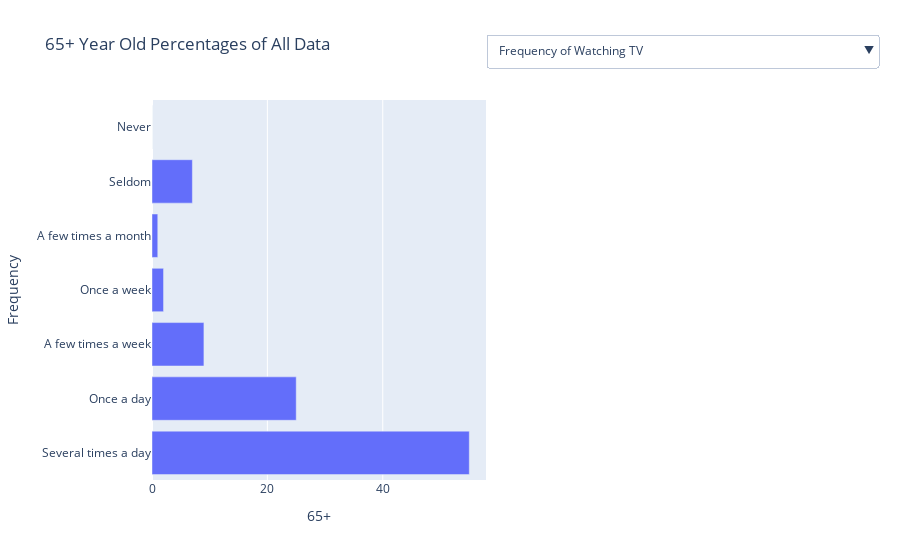

Here is the notebook cell this chart was saved with:
### Code cell
fig7 = px.bar(ygfreqtv_df, x = '65+', y = 'Frequency', title = "65+ Year Old Percentages of All Data")
button1 = {'method': 'update',
          'label': 'Frequency of Watching TV'    ,
          'args': [
              {'y': [ygfreqtv_df['Frequency']]   },
              { 'yaxis.title': 'Frequency'  },
              ]
          } 
button2 = {'method': 'update',
          'label': 'Cable Subscription'    ,
          'args': [
              {'y': [ygcabsub_df['Responses']]   },
              { 'yaxis.title': 'Responses'  },
              ]
          } 
button3 = {'method': 'update',
          'label': 'Uses Streaming'    ,
          'args': [
              {'y': [ygstreamuse_df['Responses']]   },
              { 'yaxis.title': 'Responses'  },
              ]
          } 
button4 = {'method': 'update',
          'label': 'TV Genres Enjoyed'    ,
          'args': [
              {'y': [ygtvgen_df['Preference']]   },
              { 'yaxis.title': 'Preference'  },
              ]
          } 
button5 = {'method': 'update',
          'label': 'Frequency of Watching TV with No Sound'    ,
          'args': [
              {'y': [ygtvnosound_df['Frequency']]   },
              { 'yaxis.title': 'Frequency'  },
              ]
          } 
button6 = {'method': 'update',
          'label': 'Watching TV with Subtitles in Native Language'    ,
          'args': [
              {'y': [ygtvsubnat_df['Preference']]   },
              { 'yaxis.title': 'Preference'  },
              ]
          }
button7 = {'method': 'update',
          'label': 'Reasons for Using Subtitles'    ,
          'args': [
              {'y': [ygsubreason_df['Responses']]   },
              { 'yaxis.title': 'Responses'  },
              ]
          }
button8 = {'method': 'update',
          'label': 'Frequency of Watching TV with Subtitles'    ,
          'args': [
              {'y': [ygtvfrqsub_df['Frequency']]   },
              { 'yaxis.title': 'Frequency'  },
              ]
          }
button9 = {'method': 'update',
          'label': 'Reasons for Not Using Subtitles'    ,
          'args': [
              {'y': [ygnosubreason_df['Responses']]   },
              { 'yaxis.title': 'Responses'  },
              ]
          }
button10 = {'method': 'update',
          'label': 'Frequency of Watching TV with Subtitles'    ,
          'args': [
              {'y': [ygsubdub_df['Preference']]   },
              { 'yaxis.title': 'Preference for Dub or Sub for Watching TV in a Foreign Language'  },
              ]
          }
button11 = {'method': 'update',
          'label': 'Like TV or Movies More'    ,
          'args': [
              {'y': [ygliketvmov_df['Preference']]   },
              { 'yaxis.title': 'Like TV or Movies More'  },
              ]
          }
button12 = {'method': 'update',
          'label': 'Satisfaction with Streaming Interface'    ,
          'args': [
              {'y': [ygstreamface_df['Satisfaction']]   },
              { 'yaxis.title': 'Satisfaction'  },
              ]
          }
button13 = {'method': 'update',
          'label': 'Speed Watching Option'    ,
          'args': [
              {'y': [ygoptspeed_df['Responses']]   },
              { 'yaxis.title': 'Speed Watching Option'  },
              ]
          }
button14 = {'method': 'update',
          'label': 'Would you try Speed Watching?'    ,
          'args': [
              {'y': [ygspeedwatch_df['Experiences']]   },
              { 'yaxis.title': 'Would you try Speed Watching?'  },
              ]
          }
button15 = {'method': 'update',
          'label': 'Likelihood of New Content Being Produced in Foreign Country'    ,
          'args': [
              {'y': [ygchangescountry_df['Likelihood']]   },
              { 'yaxis.title': 'Likelihood of New Content Being Produced in Foreign Country'  },
              ]
          }
button16 = {'method': 'update',
          'label': 'Likelihood of New Content Being Produced in Foreign Language'    ,
          'args': [
              {'y': [ygchangeslang_df['Likelihood']]   },
              { 'yaxis.title': 'Likelihood of New Content Being Produced in Foreign Language'  },
              ]
          }
button17 = {'method': 'update',
          'label': 'Preferences of TV Attributes'    ,
          'args': [
              {'y': [ygtvprefs_df['Preference']]   },
              { 'yaxis.title': 'Preferences of TV Attributes'  },
              ]
          }
button18 = {'method': 'update',
          'label': 'Number of Languages Spoken Fluently'    ,
          'args': [
              {'y': [ygfluent_df['Number of Languages']]   },
              { 'yaxis.title': 'Number of Languages Sppoken Fluently'  },
              ]
          }

fig7.update_layout(
    updatemenus=[{
        'type': 'dropdown',
        'direction': "down",
        'pad': {"r": 10, "t": 10},
        'showactive': True,
        'x': 1,
        'xanchor': "left",
        'y': 1.2,
        'yanchor': "top",
        'buttons': [button1, button2, button3, button4, button5, button6, button7, button8, button9, button10, button11, button12, button13, button14, button15, button16, button17, button18],
    }]
)
fig7.show()

### Figure 1 — Plotly figure (JSON) as saved in the notebook; plotly's stock layout.template omitted (floating-point values rounded to 4 significant figures)
{"data": [{"alignmentgroup": "True", "hovertemplate": "65+=%{x}<br>Frequency=%{y}<extra></extra>", "legendgroup": "", "marker": {"color": "#636efa", "pattern": {"shape": ""}}, "name": "", "offsetgroup": "", "orientation": "h", "showlegend": false, "textposition": "auto", "type": "bar", "x": [55, 25, 9, 2, 1, 7, 0], "xaxis": "x", "y": ["Several times a day", "Once a day", "A few times a week", "Once a week", "A few times a month", "Seldom", "Never"], "yaxis": "y"}], "layout": {"autosize": true, "barmode": "relative", "legend": {"tracegroupgap": 0}, "title": {"text": "65+ Year Old Percentages of All Data"}, "updatemenus": [{"buttons": [{"args": [{"y": [["Several times a day", "Once a day", "A few times a week", "Once a week", "A few times a month", "Seldom", "Never"]]}, {"yaxis.title": "Frequency"}], "label": "Frequency of Watching TV", "method": "update"}, {"args": [{"y": [["Yes", "No"]]}, {"yaxis.title": "Responses"}], "label": "Cable Subscription", "method": "update"}, {"args": [{"y": [["Yes", "No"]]}, {"yaxis.title": "Responses"}], "label": "Uses Streaming", "method": "update"}, {"args": [{"y": [["Comedy", "Drama", "Action", "Science fiction", "Fantasy", "Crime", "Documentary", "Reality", "Foreign", "None of the above"]]}, {"yaxis.title": "Preference"}], "label": "TV Genres Enjoyed", "method": "update"}, {"args": [{"y": [["Always", "Most of the time", "Sometimes", "Rarely", "Never", "Not asked - Doesn't watch TV"]]}, {"yaxis.title": "Frequency"}], "label": "Frequency of Watching TV with No Sound", "method": "update"}, {"args": [{"y": [["Subtitles on", "Subtitles off", "Not sure", "Not asked - Doesn't watch TV"]]}, {"yaxis.title": "Preference"}], "label": "Watching TV with Subtitles in Native Language", "method": "update"}, {"args": [{"y": [["Hearing difficulties", "Learning a new language", "Enhanced comprehension", "Sound sensitivity", "Helps to understand accents", "In a noisy environment", "To avoid disturbing others", "Appreciation of dialogue", "Preference of fellow viewers", "To enable multitasking", "Other reason", "Not asked - never uses subtitles", "Not asked - doesn't watch TV"]]}, {"yaxis.title": "Responses"}], "label": "Reasons for Using Subtitles", "method": "update"}, {"args": [{"y": [["Always", "Most of the time", "Sometimes", "Rarely", "Never", "Not asked - Doesn't watch TV"]]}, {"yaxis.title": "Frequency"}], "label": "Frequency of Watching TV with Subtitles", "method": "update"}, {"args": [{"y": [["They are distracting", "They are unnecessary", "Preference for listening", "They move too fast or too slow", "They are inconvenient to turn on", "They don't match the words spoken", "They don't match the pace of the dialogue", "They clutter the screen", "Preferences of fellow viewers", "Other Reason", "Not asked - Always uses subtitles", "Not asked - Doesn't watch TV"]]}, {"yaxis.title": "Responses"}], "label": "Reasons for Not Using Subtitles", "method": "update"}, {"args": [{"y": [["Reading subtitles", "Listening to dubbed audio", "I only watch TV in languages I know", "Not asked - Doesn't watch TV", "Don't know"]]}, {"yaxis.title": "Preference for Dub or Sub for Watching TV in a Foreign Language"}], "label": "Frequency of Watching TV with Subtitles", "method": "update"}, {"args": [{"y": [["TV Shows", "Movies", "Neither", "Not Sure"]]}, {"yaxis.title": "Like TV or Movies More"}], "label": "Like TV or Movies More", "method": "update"}, {"args": [{"y": [["Very satisfied", "Somewhat satisfied", "Somewhat dissatisfied", "Very dissatisfied", "Not sure"]]}, {"yaxis.title": "Satisfaction"}], "label": "Satisfaction with Streaming Interface", "method": "update"}, {"args": [{"y": [["Yes", "No", "Not asked - Doesn't watch TV"]]}, {"yaxis.title": "Speed Watching Option"}], "label": "Speed Watching Option", "method": "update"}, {"args": [{"y": [["Yes", "No but I might be interested in trying", "No, and I would not be interested in trying", "Not sure", "Not asked - Doesn't watch TV"]]}, {"yaxis.title": "Would you try Speed Watching?"}], "label": "Would you try Speed Watching?", "method": "update"}, {"args": [{"y": [["More likely", "Less likely", "No difference", "Not sure", "Not asked - Doesn't watch TV"]]}, {"yaxis.title": "Likelihood of New Content Being Produced in Foreign Country"}], "label": "Likelihood of New Content Being Produced in Foreign Country", "method": "update"}, {"args": [{"y": [["More likely", "Less likely", "No difference", "Not sure", "Not asked - Doesn't watch TV"]]}, {"yaxis.title": "Likelihood of New Content Being Produced in Foreign Language"}], "label": "Likelihood of New Content Being Produced in Foreign Language", "method": "update"}, {"args": [{"y": [["Created for niche audiences", "Contains original ideas", "Features diverse stories and casts", "Contains offensive content", "Contains nudity or violence", "Is produced in foreign countries", "Contains foreign languages", "Contains morally complex characters", "None of the above", "Not asked - Doesn't watch TV"]]}, {"yaxis.title": "Preferences of TV Attributes"}], "label": "Preferences of TV Attributes", "method": "update"}, {"args": [{"y": [["One", "Two", "Three", "Four or more"]]}, {"yaxis.title": "Number of Languages Sppoken Fluently"}], "label": "Number of Languages Spoken Fluently", "method": "update"}], "direction": "down", "pad": {"r": 10, "t": 10}, "showactive": true, "type": "dropdown", "x": 1, "xanchor": "left", "y": 1.2, "yanchor": "top"}], "xaxis": {"anchor": "y", "autorange": true, "domain": [0, 1], "range": [0, 57.89], "title": {"text": "65+"}, "type": "linear"}, "yaxis": {"anchor": "x", "autorange": true, "domain": [0, 1], "range": [-0.5, 6.5], "title": {"text": "Frequency"}, "type": "category"}}}
